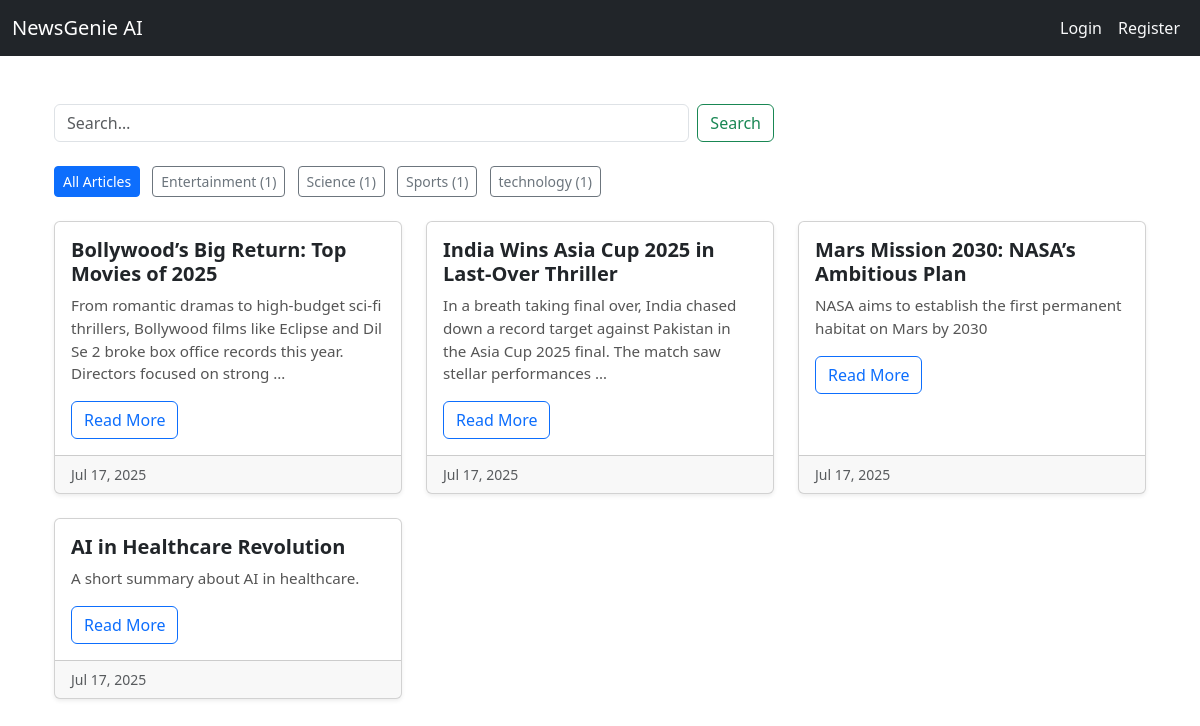
Page /news/ on the committed database.
### news/models.py (models this page shows, shortened)
class Category(models.Model):
    name = models.CharField(max_length=100)
    description = models.TextField(blank=True)
    class Meta:
        verbose_name_plural = "Categories"

class Article(models.Model):
    title = models.CharField(max_length=200)
    content = models.TextField()
    summary = models.TextField(blank=True)
    source_url = models.URLField()
    category = models.ForeignKey(Category, on_delete=models.CASCADE, related_name='articles')
    published_date = models.DateTimeField(default=timezone.now)
    created_at = models.DateTimeField(auto_now_add=True)
    audio_file = models.FileField(upload_to='audio/', blank=True, null=True)
    class Meta:
        ordering = ['-published_date']

### news/views.py (the view)
# urls.py: path('', ArticleListView.as_view(), name='article_list'),  # /news/
class ArticleListView(ListView):
    model = Article
    template_name = 'news/article_list.html'
    context_object_name = 'articles'
    paginate_by = 6
    ordering = ['-published_date']
    def get_queryset(self):
        queryset = super().get_queryset()
        category_name = self.request.GET.get('category')
        search_query = self.request.GET.get('q')
        if category_name:
            queryset = queryset.filter(category__name__iexact=category_name)
        if search_query:
            queryset = queryset.filter(
                Q(title__icontains=search_query) |
                Q(content__icontains=search_query) |
                Q(category__name__icontains=search_query)
            )
        return queryset
    def get_context_data(self, **kwargs):
        context = super().get_context_data(**kwargs)
        context['categories'] = Category.objects.annotate(
            article_count=Count('articles')
        ).order_by('name')
        context['current_category'] = self.request.GET.get('category', 'All')
        context['search_query'] = self.request.GET.get('q', '')
        return context

### news/templates/news/article_list.html (shortened to what this page needs)
{% extends 'base.html' %}
{% load static %}
{% block content %}
<div class="container mt-5">
  <div class="row mb-4">
    <div class="col-md-8">
      <form class="d-flex" method="GET" action=".">
        <input name="q" class="form-control me-2" placeholder="Search…" value="{{ search_query }}">
        <button class="btn btn-outline-success">Search</button>
      </form>
    </div>
  </div>
  <div class="row mb-4">
    <div class="col">
      <a href="." class="btn btn-sm {% if current_category == 'All' %}btn-primary{% else %}btn-outline-secondary{% endif %} me-2">All Articles</a>
      {% for category in categories %}
        <a href="?category={{ category.name }}{% if search_query %}&q={{ search_query }}{% endif %}"
           class="btn btn-sm {% if current_category == category.name %}btn-primary{% else %}btn-outline-secondary{% endif %} me-2">
          {{ category.name }} ({{ category.article_count }})
        </a>
      {% endfor %}
    </div>
  </div>
  <div class="row">
    {% for article in articles %}
      <div class="col-md-4 mb-4">
        <div class="card h-100 shadow-sm">
          <div class="card-body">
            <h5 class="card-title">{{ article.title }}</h5>
            <p class="card-text">
              {% if article.summary %}
                {{ article.summary|truncatewords:25 }}
              {% else %}
                {{ article.content|truncatewords:25 }}
              {% endif %}
            </p>
            <a href="{% url 'news:article_detail' article.pk %}" class="btn btn-outline-primary">Read More</a>
          </div>
          <div class="card-footer text-muted small">
            {{ article.published_date|date:"M d, Y" }}
          </div>
        </div>
      </div>
    {% empty %}
      <div class="col">
        <p>No articles found.</p>
      </div>
    {% endfor %}
  </div>
</div>
{% endblock %}

### users/templates/base.html (shortened to what this page needs)
<!DOCTYPE html>
<html lang="en">
<head>
    {% load static %}
    <link rel="stylesheet" href="{% static 'css/styles.css' %}">
    <link href="https://cdn.jsdelivr.net/npm/bootstrap@5.3.0/dist/css/bootstrap.min.css" rel="stylesheet">
</head>
<body>
<nav class="navbar navbar-expand-lg navbar-dark bg-dark">
  <div class="container-fluid">
    <a class="navbar-brand" href="{% url 'home' %}">NewsGenie AI</a>
    <div class="collapse navbar-collapse">
      <ul class="navbar-nav ms-auto">
        {% if user.is_authenticated %}
          <li class="nav-item">
            <form action="{% url 'logout' %}" method="post" class="d-inline">
              {% csrf_token %}
              <button type="submit" class="btn btn-outline-light btn-sm">Logout</button>
            </form>
          </li>
        {% else %}
          <li class="nav-item">
            <a class="nav-link text-light" href="{% url 'login' %}">Login</a>
          </li>
          <li class="nav-item">
            <a class="nav-link text-light" href="{% url 'register' %}">Register</a>
          </li>
        {% endif %}
      </ul>
    </div>
  </div>
</nav>
<main class="container mt-4">
  {% block content %}
  {% endblock %}
</main>
</body>
</html>

### news/static/css/styles.css (style rules this page uses)
.card-title { font-weight: 600; color: #003366; }
.card-text { font-size: 0.95rem; color: #555; }

### rows in the picture
Category: name "Entertainment", article_count "1"
Category: name "Science", article_count "1"
Category: name "Sports", article_count "1"
Category: name "technology", article_count "1"
Article: title "Bollywood’s Big Return: Top Movies of 2025", summary "From romantic dramas to high-budget sci-fi thrillers, Bollywood films like Eclipse and Dil Se 2 broke box office records this year. Directors focused on strong …", published_date "Jul 17, 2025"
Article: title "India Wins Asia Cup 2025 in Last-Over Thriller", summary "In a breath taking final over, India chased down a record target against Pakistan in the Asia Cup 2025 final. The match saw stellar performances …", published_date "Jul 17, 2025"
Article: title "Mars Mission 2030: NASA’s Ambitious Plan", summary "NASA aims to establish the first permanent habitat on Mars by 2030", published_date "Jul 17, 2025"
Article: title "AI in Healthcare Revolution", summary "A short summary about AI in healthcare.", published_date "Jul 17, 2025"
